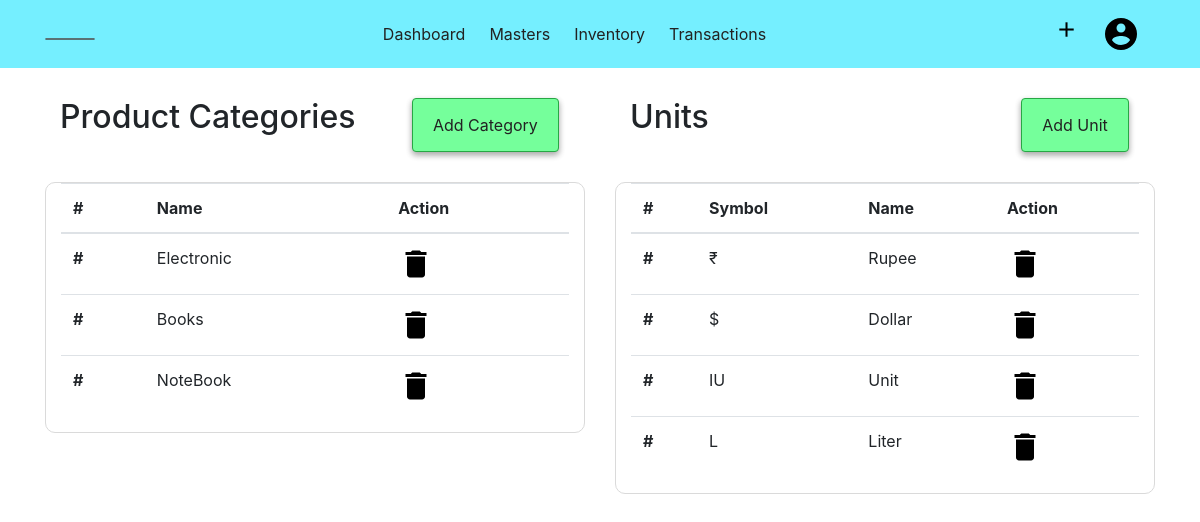
/category_unit (signed in), run on an earlier commit of the app's database.
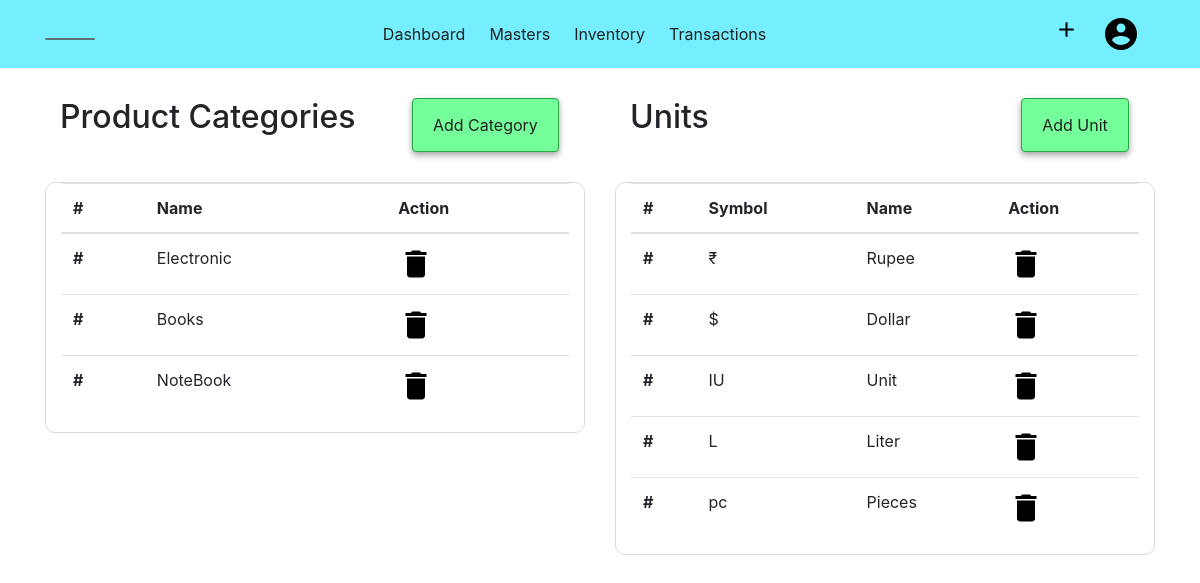
And on a later commit of the database.
### acsystem/models.py (models this page shows)
class Productcategory(db.Model):
    id = db.Column(db.Integer, primary_key=True)
    name = db.Column(db.String(40), nullable=False)
    products = db.relationship('Product', backref='undercategory', lazy=True, cascade="all, delete-orphan")
    company_id = db.Column(db.Integer, db.ForeignKey('company.id', ondelete="CASCADE"), nullable=False)

class Unit(db.Model):
    id = db.Column(db.Integer, primary_key=True)
    symbol = db.Column(db.String(10), nullable=False)
    name = db.Column(db.String(40))
    products = db.relationship('Product', backref='underunit', lazy=True, cascade="all, delete-orphan")
    company_id = db.Column(db.Integer, db.ForeignKey('company.id', ondelete="CASCADE"), nullable=False)

### acsystem/product/routes.py (the view)
@products.route("/category_unit", methods=['GET','POST'])
@login_required
def categoryunit():
    if current_user.activecompany == 0:
        flash(f"No Company is Activated! ","warning")
        return redirect(url_for('company.companies'))
    form = ProductCategoryForm()
    form2 = UnitForm()
    if form2.validate_on_submit():
        unit = Unit(symbol = form2.symbol.data, name = form2.name.data, company_id = current_user.activecompany)
        db.session.add(unit)
        db.session.commit()
        flash(f"Unit Added Successfully!","success")
        return redirect(url_for("products.categoryunit"))
    if form.validate_on_submit():
        category = Productcategory(name = form.name.data, company_id = current_user.activecompany)
        db.session.add(category)
        db.session.commit()
        flash(f"Product Category {form.name.data} Added Successfully!","success")
        return redirect(url_for('products.categoryunit'))
    pcs = Productcategory.query.filter_by(company_id = current_user.activecompany).all()
    units = Unit.query.filter_by(company_id = current_user.activecompany).all()
    return render_template('producttemplate/categoryunit.html', title="Product Categories and Units", form=form, form2=form2, pcs=pcs, units=units)

### acsystem/models.py (called while the page is built)
@login_manager.user_loader
def load_user(user_id):
    return User.query.get(int(user_id))

### acsystem/templates/producttemplate/categoryunit.html (shortened to what this page needs)
{% from "renderfield.html" import render_field, render_doublefield %}
{% extends "layout.html"%}
{% block content %}
<div class="container">
    <div class="row">
        <div class="col-sm">
            <div class="container-fluid">
                <h2 class="float-left">Product Categories</h2>
                <ul class="nav justify-content-end">
                    <li class="btn btn-success">
                        <a class="nav-link" data-toggle="modal" data-target="#createcategory">Add Category</a>
                    </li>
                </ul>
            </div>
            <div class="container-fluid" style="border:1px solid rgb(218, 218, 218); border-radius:10px;">
                <table class="table table-hover">
                    <thead>
                        <tr>
                            <th scope="col">#</th>
                            <th scope="col">Name</th>
                            <th scope="col">Action</th>
                        </tr>
                    </thead>
                    <tbody>
                        {% for pc in pcs %}
                        <tr>
                            <th scope="row">#</th>
                            <td>{{ pc.name }}</td>
                            <td class="deletecategory">
                                <img style="cursor:pointer;" data-toggle="modal" data-target="#deletecategory"
                                    src="{{ url_for('static',filename='images/delete.png') }}" alt="Delete">
                            </td>
                            {% endfor %}
                    </tbody>
                </table>
            </div>
        </div>
        <div class="col-sm">
            <div class="container-fluid">
                <h2 class="float-left">Units</h2>
                <ul class="nav justify-content-end">
                    <li class="btn btn-success">
                        <a class="nav-link" data-toggle="modal" data-target="#createunit">Add Unit</a>
                    </li>
                </ul>
            </div>
            <div class="container-fluid" style="border:1px solid rgb(218, 218, 218); border-radius:10px;">
                <table class="table table-hover">
                    <thead>
                        <tr>
                            <th scope="col">#</th>
                            <th scope="col">Symbol</th>
                            <th scope="col">Name</th>
                            <th scope="col">Action</th>
                        </tr>
                    </thead>
                    <tbody>
                        {% for unit in units %}
                        <tr>
                            <th scope="row">#</th>
                            <td>{{ unit.symbol }}</td>
                            <td>{{ unit.name }}</td>
                            <td class="deleteunit">
                                <img style="cursor:pointer;" data-toggle="modal" data-target="#deleteunit"
                                    src="{{ url_for('static',filename='images/delete.png') }}" alt="Delete">
                            </td>
                            {% endfor %}
                    </tbody>
                </table>
            </div>
        </div>
    </div>
</div>
{% endblock content %}

What changed in the data, as far as the page shows it:
added Unit: symbol "pc", name "Pieces"
